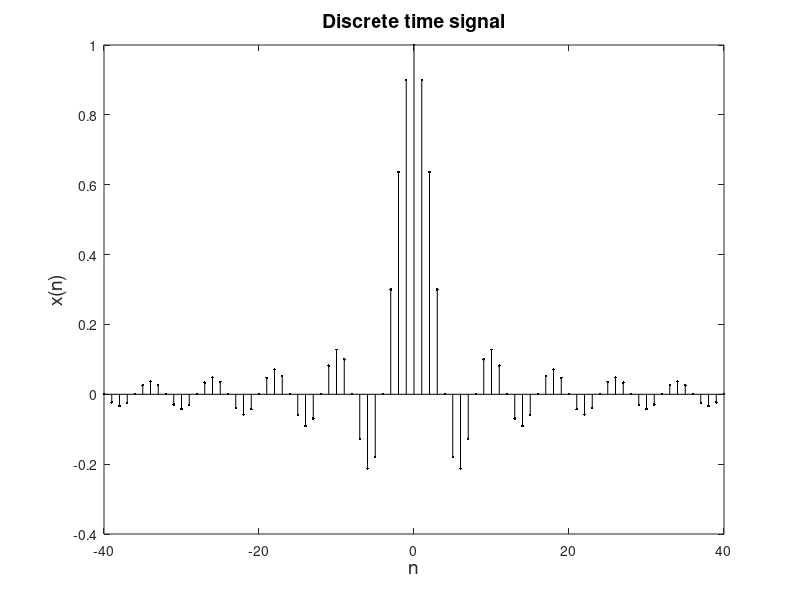
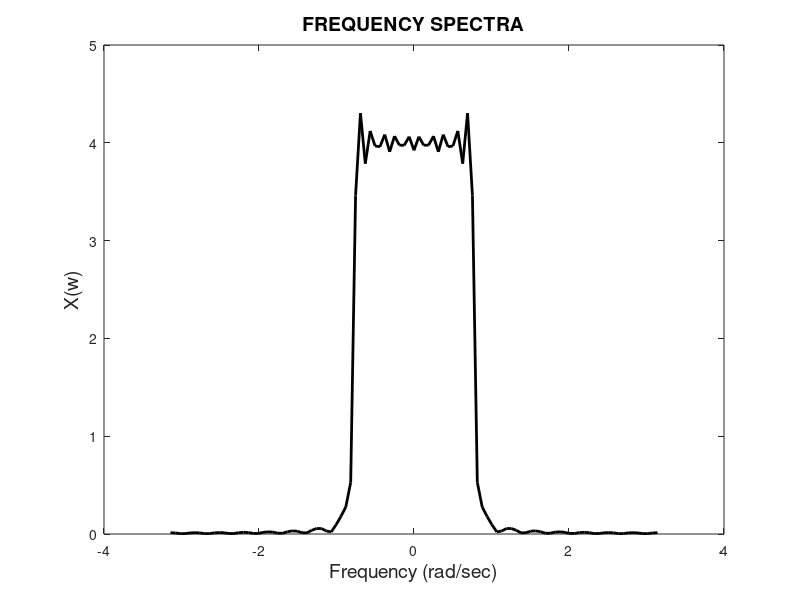
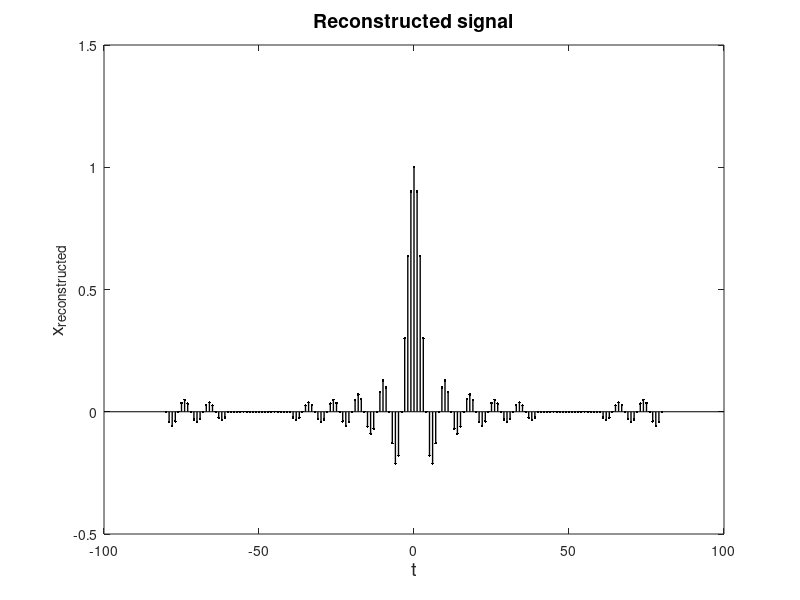

Here is the MATLAB script that generated these plots, in order:
%CALCULATION OF FOURIER TRANSFORM FROM FIRST PRINCIPLE
clc;
clearvars;

%GENERATING A SINC PULSE
f_c = 1/8; %DEFINING FREQUENCY VARIABLE FOR SINC PULSE
n = -40:40; %DEFINING THE INDEX FOR SINC PULSE
x = sinc(2*f_c*n);
%END OF SINC PULSE
figure(1), stem(n, x, '.k');xlabel('n', 'fontsize', 14), ylabel('x(n)', 'fontsize', 14), title('Discrete time signal', 'fontsize', 14);
M = 101; %NUMBER OF POINTS IN DIGITAL FREQUENCY GRID
w = linspace(-pi, pi, M); %DEFINING THE DIGITAL FREQUENCY GRID
dw = w(2)-w(1); %RESOLUTION OF DIGITAL FREQUENCY
X = zeros(1,M); %INITIALIZING THE DTFT OF x(n)
for i1 = 1:M
    for i2 = 1:length(x)
        X(i1)= X(i1)+x(i2)*exp(-1i*w(i1)*n(i2));
    end
end
figure(2)
plot(w,abs(X), 'k', 'linewidth', 2); xlabel('Frequency (rad/sec)', 'fontsize', 14); ylabel('X(w)', 'fontsize', 14); title('FREQUENCY SPECTRA', 'fontsize', 14);
%RECONSTRUCTION OF SIGNAL
n_re = -80:80;
x_re = zeros(1,length(n_re)); %INITIALIZING RECONSTRUCTED SIGNAL
for i1 = 1:M
    for i2 = 1:length(x_re)
    x_re(i2) = x_re(i2)+1/(2*pi)*X(i1)*exp(-1i*w(i1)*n_re(i2))*dw;
    end
end
figure(3)
stem(n_re, x_re,'.k', 'linewidth',1); xlabel('t', 'fontsize', 14);  ylabel('x_{reconstructed}', 'fontsize', 14); title('Reconstructed signal', 'fontsize', 14);
